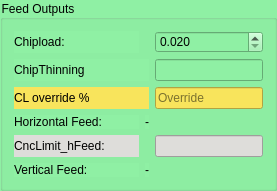
    <widget class="QGroupBox" name="groupBox_Feeds">
     <property name="styleSheet">
      <string notr="true">background-color: rgb(143, 240, 164);</string>
     </property>
     <property name="title">
      <string>Feed Outputs</string>
     </property>
     <layout class="QGridLayout" name="gridLayout_3">
      <item row="5" column="0">
       <layout class="QHBoxLayout" name="horizontalLayout">
        <item>
         <widget class="QLabel" name="label_vFeed">
          <property name="sizePolicy">
           <sizepolicy hsizetype="Maximum" vsizetype="Preferred">
            <horstretch>0</horstretch>
            <verstretch>0</verstretch>
           </sizepolicy>
          </property>
          <property name="minimumSize">
           <size>
            <width>125</width>
            <height>0</height>
           </size>
          </property>
          <property name="maximumSize">
           <size>
            <width>16777215</width>
            <height>16777215</height>
           </size>
          </property>
          <property name="toolTip">
           <string> NEED re-code proper calc!!! ATM INCORRECT</string>
          </property>
          <property name="text">
           <string>Vertical Feed:</string>
          </property>
         </widget>
        </item>
        <item>
         <widget class="QLabel" name="vfeed_result">
          <property name="text">
           <string>-</string>
          </property>
         </widget>
        </item>
       </layout>
      </item>
      <item row="0" column="0">
       <widget class="QLabel" name="label_CL">
        <property name="sizePolicy">
         <sizepolicy hsizetype="Fixed" vsizetype="Preferred">
          <horstretch>0</horstretch>
          <verstretch>0</verstretch>
         </sizepolicy>
        </property>
        <property name="minimumSize">
         <size>
          <width>125</width>
          <height>0</height>
         </size>
        </property>
        <property name="maximumSize">
         <size>
          <width>16777215</width>
          <height>16777215</height>
         </size>
        </property>
        <property name="toolTip">
         <string>Chip Load {mm/rev} Lookup based on Stock Material &amp; Tool Material &amp; Tool Diameter</string>
        </property>
        <property name="text">
         <string>Chipload:</string>
        </property>
       </widget>
      </item>
      <item row="0" column="1">
       <widget class="QDoubleSpinBox" name="FPT_SB">
        <property name="toolTip">
         <string>Chip Load {mm/rev} Lookup based on Stock Material &amp; Tool Material &amp; Tool Diameter</string>
        </property>
        <property name="decimals">
         <number>3</number>
        </property>
        <property name="minimum">
         <double>0.020000000000000</double>
        </property>
        <property name="maximum">
         <double>1.500000000000000</double>
        </property>
        <property name="singleStep">
         <double>0.010000000000000</double>
        </property>
        <property name="value">
         <double>0.020000000000000</double>
        </property>
       </widget>
      </item>
      <item row="3" column="0">
       <layout class="QHBoxLayout" name="horizontalLayout_hFeed">
        <item>
         <widget class="QLabel" name="label_hFeed">
          <property name="sizePolicy">
           <sizepolicy hsizetype="Maximum" vsizetype="Preferred">
            <horstretch>0</horstretch>
            <verstretch>0</verstretch>
           </sizepolicy>
          </property>
          <property name="minimumSize">
           <size>
            <width>125</width>
            <height>0</height>
           </size>
          </property>
          <property name="maximumSize">
           <size>
            <width>16777215</width>
            <height>16777215</height>
           </size>
          </property>
          <property name="toolTip">
           <string>Horizontal Feed {mm/min} Spindle speed * ChipLoad * tool flutes</string>
          </property>
          <property name="text">
           <string>Horizontal Feed:</string>
          </property>
         </widget>
        </item>
        <item>
         <widget class="QLabel" name="hfeed_result">
          <property name="text">
           <string>-</string>
          </property>
         </widget>
        </item>
       </layout>
      </item>
      <item row="4" column="0">
       <widget class="QLabel" name="label_CncLimit_hFeed_lbl">
        <property name="sizePolicy">
         <sizepolicy hsizetype="Maximum" vsizetype="Preferred">
          <horstretch>0</horstretch>
          <verstretch>0</verstretch>
         </sizepolicy>
        </property>
        <property name="minimumSize">
         <size>
          <width>125</width>
          <height>0</height>
         </size>
        </property>
        <property name="maximumSize">
         <size>
          <width>16777215</width>
          <height>16777215</height>
         </size>
        </property>
        <property name="toolTip">
         <string>Optional user CNC Limit</string>
        </property>
        <property name="styleSheet">
         <string notr="true">background-color: rgb(222, 221, 218);</string>
        </property>
        <property name="text">
         <string>CncLimit_hFeed:</string>
        </property>
        <property name="alignment">
         <set>Qt::AlignLeading|Qt::AlignLeft|Qt::AlignVCenter</set>
        </property>
       </widget>
      </item>
      <item row="4" column="1">
       <widget class="QLineEdit" name="CncLimit_hfeed_LE">
        <property name="sizePolicy">
         <sizepolicy hsizetype="Preferred" vsizetype="Fixed">
          <horstretch>0</horstretch>
          <verstretch>0</verstretch>
         </sizepolicy>
        </property>
        <property name="toolTip">
         <string>Optional user override of Spindle speed</string>
        </property>
        <property name="styleSheet">
         <string notr="true">background-color: rgb(222, 221, 218);</string>
        </property>
        <property name="placeholderText">
         <string/>
        </property>
        <property name="clearButtonEnabled">
         <bool>true</bool>
        </property>
        <property name="unit" stdset="0">
         <string notr="true"/>
        </property>
       </widget>
      </item>
      <item row="1" column="0">
       <widget class="QLabel" name="label">
        <property name="toolTip">
         <string>If StepOver &lt; tool Dia / 2, calc as = (Dia * chipload) / ( 2 * sqrt((Dia * StepOver) - (StepOver*StepOver)))</string>
        </property>
        <property name="text">
         <string>ChipThinning</string>
        </property>
       </widget>
      </item>
      <item row="1" column="1">
       <widget class="QLineEdit" name="ct_LE">
        <property name="sizePolicy">
         <sizepolicy hsizetype="Preferred" vsizetype="Fixed">
          <horstretch>0</horstretch>
          <verstretch>0</verstretch>
         </sizepolicy>
        </property>
        <property name="toolTip">
         <string>If StepOver &lt; tool Dia / 2, calc as = (Dia * chipload) / ( 2 * sqrt((Dia * StepOver) - (StepOver*StepOver)))</string>
        </property>
        <property name="styleSheet">
         <string notr="true"/>
        </property>
        <property name="placeholderText">
         <string/>
        </property>
        <property name="clearButtonEnabled">
         <bool>true</bool>
        </property>
        <property name="unit" stdset="0">
         <string notr="true"/>
        </property>
       </widget>
      </item>
      <item row="2" column="0">
       <widget class="QLabel" name="label_CL_override">
        <property name="toolTip">
         <string>Optional user override of ChipLoad, including if Chip Thinning applied</string>
        </property>
        <property name="styleSheet">
         <string notr="true">background-color: rgb(248, 228, 92);</string>
        </property>
        <property name="text">
         <string>CL override %</string>
        </property>
       </widget>
      </item>
      <item row="2" column="1">
       <widget class="QLineEdit" name="cl_override_LE">
        <property name="sizePolicy">
         <sizepolicy hsizetype="Preferred" vsizetype="Fixed">
          <horstretch>0</horstretch>
          <verstretch>0</verstretch>
         </sizepolicy>
        </property>
        <property name="toolTip">
         <string>Optional user override of Chip Load</string>
        </property>
        <property name="styleSheet">
         <string notr="true">background-color: rgb(248, 228, 92);</string>
        </property>
        <property name="placeholderText">
         <string>Override</string>
        </property>
        <property name="clearButtonEnabled">
         <bool>true</bool>
        </property>
        <property name="unit" stdset="0">
         <string notr="true"/>
        </property>
       </widget>
      </item>
     </layout>
    </widget>
